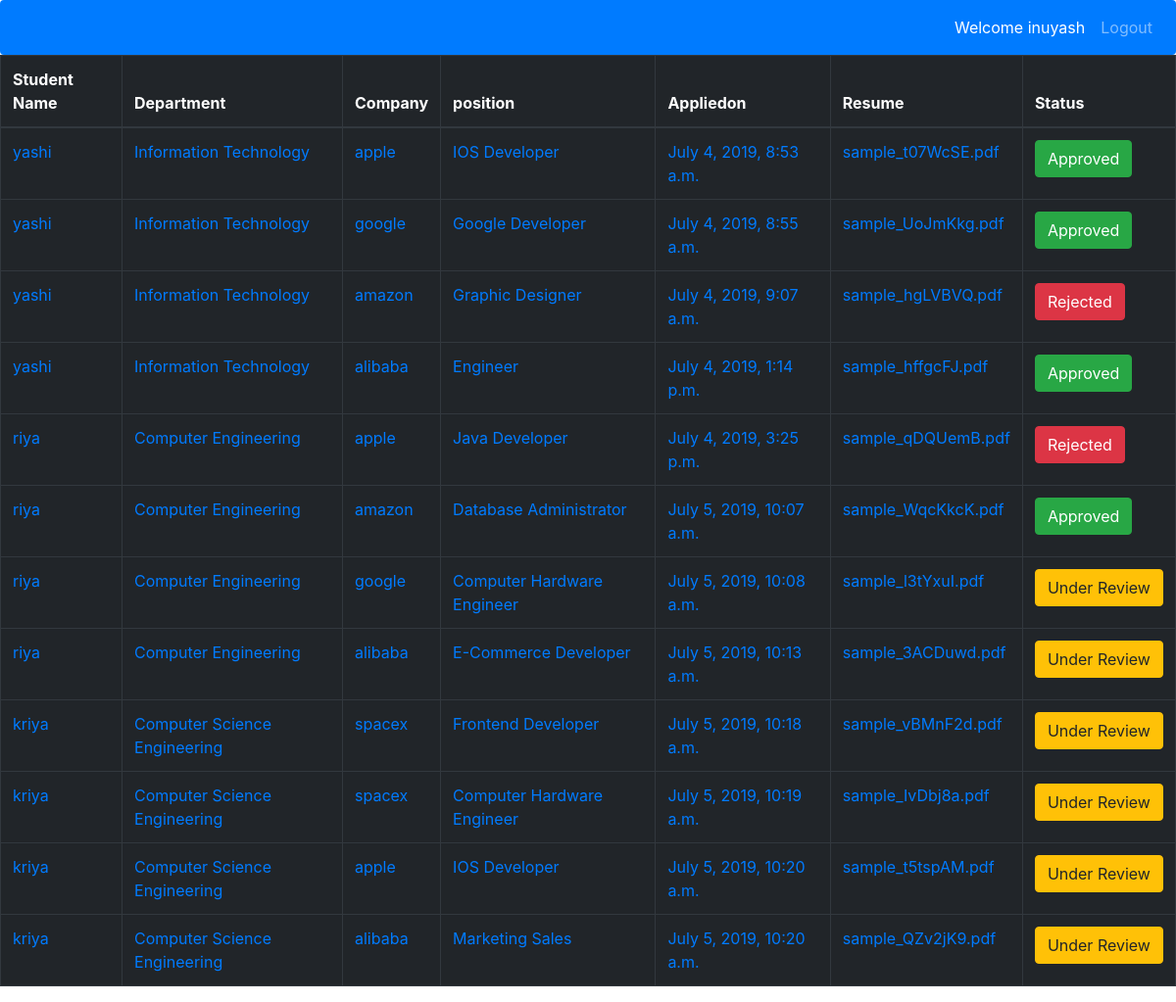
The app's page /TPOdashboard/1 with its own data.
### account/models.py (models this page shows, shortened)
class TPO(models.Model):
    email = models.CharField(max_length=256)
    name = models.CharField(max_length=256)
    password = models.CharField(max_length=45)

class Student(models.Model):
    name = models.CharField(null = True,max_length=30)
    email = models.CharField(max_length=52)
    course = models.CharField(null = True,max_length=20)
    sem = models.IntegerField()
    department = models.TextField(null = True,max_length=30)
    mobno = models.CharField(null = True,max_length=20)
    password = models.CharField(max_length=25)

class StudentApplication(models.Model):
    Submitted = 1
    UnderReview = 2
    Rejected = 3
    Approved = 4
    STATUS = (
    (Submitted, 'Submitted'),
    (UnderReview, 'UnderReview'),
    (Rejected, 'Rejected'),
    (Approved, 'Approved'),
    )
    email = models.CharField(null=True,max_length=56)
    company = models.CharField(null = True,max_length=30)
    position = models.CharField(null = True, max_length=50)
    reason_to_join = models.TextField(null = True)
    applied_date = models.DateTimeField(auto_now_add=True)
    resume = models.FileField(null = True,upload_to='resume/')
    status = models.PositiveSmallIntegerField(default=0, choices=STATUS)
    button = models.BooleanField(default = True)

### account/views.py (the view)
# urls.py: path('TPOdashboard/<int:pk>',views.TPODashboardView, name = 'TPOdashboard'),   # path for Training Placement Dashboard page
def TPODashboardView(request,pk):
    tpo_data = TPO.objects.get(pk = pk)
    stud_data = StudentApplication.objects.all()
    stud_info = Student.objects.all()
    context = {'stud_data':stud_data,'stud_info':stud_info,'tpo_data':tpo_data}
    return render(request, 'training_placement.html', context)

### templates/training_placement.html (shortened to what this page needs)
{% load static %}
<!DOCTYPE html>
<html lang="en" dir="ltr">
  <head>
    <link rel="stylesheet" href="{% static 'css/job_appstyle.css' %}">
    <link rel="stylesheet" href="https://maxcdn.bootstrapcdn.com/bootstrap/4.1.3/css/bootstrap.min.css"/>
  </head>
  <body>
    <nav class="navbar navbar-expand-lg navbar-dark bg-primary rounded">
      <ul class="navbar-nav ml-auto">
        <li class="nav-item active">
          <a class="nav-link">Welcome {{tpo_data.name}}</a>
        </li>
        <li class="nav-item">
          <a href="{% url 'login' %}" class="nav-link">Logout</a>
        </li>
      </ul>
    </nav>
    <table class="table table-bordered table-dark">
      <thead>
        <tr>
          <th scope="col">Student Name</th>
          <th scope="col">Department</th>
          <th scope="col">Company</th>
          <th scope="col">position</th>
          <th scope="col">Appliedon</th>
          <th scope="col">Resume</th>
          <th scope="col">Status</th>
        </tr>
      </thead>
      <tbody>
        {% for mydata in stud_data %}{% for data in stud_info %}
        {% if mydata.email == data.email %}
          <tr>
          <td><a href="{% url 'jobapplication_review' pk=mydata.pk %}">{{data.name}}</a></td>
          <td><a href="{% url 'jobapplication_review' pk=mydata.pk %}">{{data.department}}</a></td>
          <td><a href="{% url 'jobapplication_review' pk=mydata.pk %}">{{mydata.company}}</a></td>
          <td><a href="{% url 'jobapplication_review' pk=mydata.pk %}">{{mydata.position}}</a></td>
          <td><a href="{% url 'jobapplication_review' pk=mydata.pk %}">{{mydata.applied_date}}</a></td>
          <td><a href="{% static 'myfile/' %}{{mydata.resume}}">{{mydata.resume}}</a></td>
          <td><a href="{% url 'jobapplication_review' pk=mydata.pk %}">
            {% if mydata.status == 4 %}
            <button type="button" name="Approved" class ="btn btn-success">Approved</button>
            {% elif mydata.status == 3 %}
            <button type="button" name="Rejected" class ="btn btn-danger">Rejected</button>
            {% else %}
            <button type="button" name="Under_Review" class ="btn btn-warning">Under Review</button>
            {% endif %}
          </a></td>
        </tr>
        {% endif %}
        {% endfor %}{% endfor %}
      </tbody>
    </table>
  </body>

### static/css/job_appstyle.css (style rules this page uses)
body { margin: 0; padding: 0; background: #DDD; font-size: 16px; color: #222; font-family: 'Roboto', sans-serif; font-weight: 300; }

### templates/training_placement.html (style rules this page uses)
.navbar-nav { flex-direction: row; }
.nav-link { padding-right: .5rem !important; padding-left: .5rem !important; }

### records on screen
TPO: name "inuyash"
StudentApplication: company "apple", position "IOS Developer", applied_date "July 4, 2019, 8:53 a.m.", resume "sample_t07WcSE.pdf"
Student: name "yashi", department "Information Technology", shows "Approved"
StudentApplication: company "google", position "Google Developer", applied_date "July 4, 2019, 8:55 a.m.", resume "sample_UoJmKkg.pdf"
StudentApplication: company "amazon", position "Graphic Designer", applied_date "July 4, 2019, 9:07 a.m.", resume "sample_hgLVBVQ.pdf"
StudentApplication: company "alibaba", position "Engineer", applied_date "July 4, 2019, 1:14 p.m.", resume "sample_hffgcFJ.pdf"
StudentApplication: company "apple", position "Java Developer", applied_date "July 4, 2019, 3:25 p.m.", resume "sample_qDQUemB.pdf"
Student: name "riya", department "Computer Engineering", shows "Rejected"
StudentApplication: company "amazon", position "Database Administrator", applied_date "July 5, 2019, 10:07 a.m.", resume "sample_WqcKkcK.pdf"
StudentApplication: company "google", position "Computer Hardware Engineer", applied_date "July 5, 2019, 10:08 a.m.", resume "sample_l3tYxuI.pdf"
StudentApplication: company "alibaba", position "E-Commerce Developer", applied_date "July 5, 2019, 10:13 a.m.", resume "sample_3ACDuwd.pdf"
StudentApplication: company "spacex", position "Frontend Developer", applied_date "July 5, 2019, 10:18 a.m.", resume "sample_vBMnF2d.pdf"
Student: name "kriya", department "Computer Science Engineering", shows "Under Review"
StudentApplication: company "spacex", position "Computer Hardware Engineer", applied_date "July 5, 2019, 10:19 a.m.", resume "sample_IvDbj8a.pdf"
StudentApplication: company "apple", position "IOS Developer", applied_date "July 5, 2019, 10:20 a.m.", resume "sample_t5tspAM.pdf"
StudentApplication: company "alibaba", position "Marketing Sales", applied_date "July 5, 2019, 10:20 a.m.", resume "sample_QZv2jK9.pdf"
